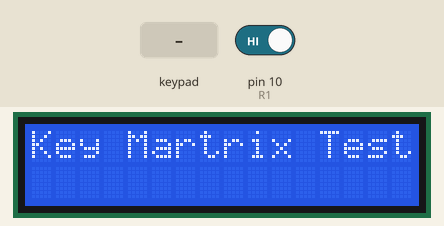
Recording of a sketch running on a simulated Arduino Uno, built with avr-gcc and run on an emulated ATmega328P. Parts: 16×2 character LCD. Wiring (inferred from the names in the program): 4×3 keypad with keys 1 2 3 4 5 6 7 8 9 * 0 # (labels assumed): rows A0, A1, A2, A3; columns pin 11, pin 12, pin 13. The inputs (shaded band) are chosen by the test bench; at power-on: pin 10 (R1) HIGH.

Above: at 2.9 s.
5.5 s: keypad keys 1 2 # pressed 0.4 s apart
At 7.2 s:
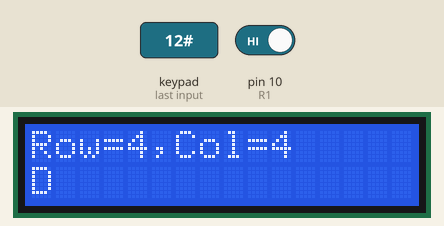
8.2 s: key '3' pressed
At 8.6 s:
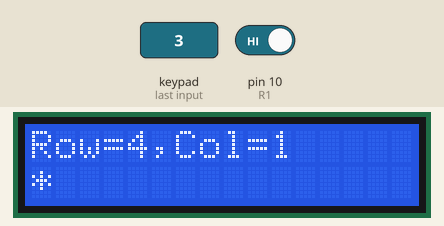
9.7 s: key '9' pressed
At 10.9 s:
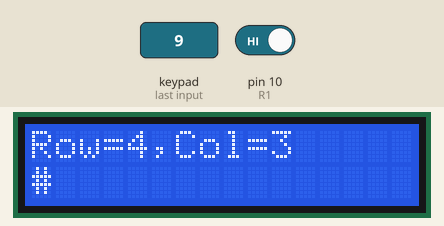
11.2 s: keypad keys 1 2 * pressed 0.4 s apart
At 12.7 s:
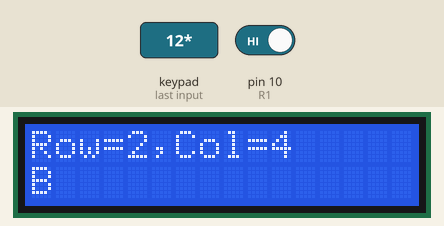
13.9 s: key '0' pressed
At 15.1 s:
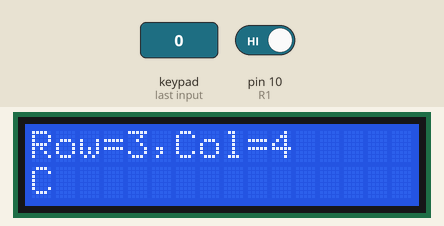
15.4 s: pin 10 (R1) driven LOW
At 16.5 s:
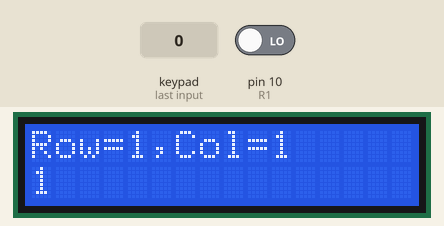
Timing chart, 0 to 17.9 s (numbered marks = the images above; inputs shaded):
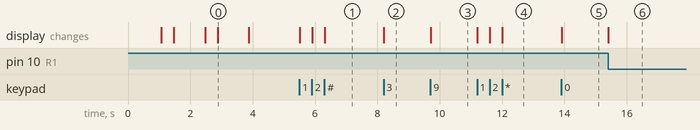

Measured:
- after the input at 5.5 s, the display: first changes at once (image 1 shows a later state)
- after the input at 8.2 s, the display: changes at once (image 2)
- after the input at 9.7 s, the display: changes at once (image 3)
- after the input at 11.2 s, the display: first changes at once (image 4 shows a later state)
- after the input at 13.9 s, the display: changes at once (image 5)
- after the input at 15.4 s, the display: changes at once (image 6)
- what the display in image 0 shows lasts 1.0 s, from 2.9 s to 3.9 s

The sketch:

ANDES_Q4_TEST.ino
```cpp
//Sample using LiquidCrystal library
#include <LiquidCrystal.h>
/*******************************************************
This program will test the LCD panel and the buttons
Mark Bramwell, July 2010
********************************************************/
// select the pins used on the LCD panel
LiquidCrystal lcd(8, 9, 4, 5, 6, 7);
char KeyValue[]={'1','2','3','A','4','5','6','B','7','8','9','C','*','0','#','D'};
byte Row=0, Col=0;
void setup() {
  // put your setup code here, to run once:
  pinMode(10, INPUT); //R1: S1,S2,S3,S4 (1,2,3,A)
  pinMode(11, INPUT_PULLUP); //R2: S5,S6,S7,S8 (4,5,6,B)
  pinMode(12, INPUT_PULLUP); //R3: S9, S10, S11,S12 (7,8,9,C)
  pinMode(13, INPUT_PULLUP); //R4: (*,0,#,D)
  pinMode(A0, OUTPUT); //A1, C1: S1,S5,S9 (1,4,7,*)
  pinMode(A1, OUTPUT); //A2, C2: S2,S6,S10 (2,5,8,0)
  pinMode(A2, OUTPUT); //A3, C3: S3,S7,S11 (3,6,9,#)
  pinMode(A3, OUTPUT); //A4, C4, S4,S8,S12 (*,0, #,D)
  //Pin left to right :R1 R2 R3 R4 C1 C2 C3 C4
  digitalWrite(A0,HIGH);
  digitalWrite(A1,HIGH);
  digitalWrite(A2,HIGH);
  digitalWrite(A3,HIGH);
  lcd.begin(16, 2); // start the library
  lcd.setCursor(0,0);
  for(int i=0; i<3;i++)
  {
   lcd.print("Key Martrix Test");
   delay(1000);
   lcd.clear();
   delay(400);
  }
}

void loop() {
 // put your main code here, to run repeatedly:
 static int keypressedcount=0;
 byte keyindex=0;
 //if key is pressed in the first round scan,
 //then call keyscan() again to check if the key pressed in first round is actually pressed
 if(keyscan()==true)
 {
   keyindex=(Row-1)*4+Col;
   delay(5);
   if ((keyscan()==true) && (keyindex=(Row-1)*4+Col))
   {
     lcd.clear();
     lcd.setCursor(0,0);
     lcd.print("Row=");lcd.print(Row);
     lcd.print(",Col=");lcd.print(Col);
     lcd.setCursor(0,1);
     lcd.print(KeyValue[keyindex-1]);
     digitalWrite(A0,LOW);
     digitalWrite(A1,LOW);
     digitalWrite(A2,LOW);
     digitalWrite(A3,LOW);
     delayMicroseconds(100);
     while( (digitalRead(10)==LOW) || (digitalRead(11)==LOW));
   }
 }
}

bool keyscan( )
{
  Row=0;Col=0;
  bool keypressed = false;
  //scan col1
  digitalWrite(A0, LOW);
  digitalWrite(A1, HIGH);
  digitalWrite(A2, HIGH);
  digitalWrite(A3, HIGH);
  delayMicroseconds(100);
  //Read keys in row.1
  if(digitalRead(10)==LOW)
  {
   digitalWrite(A0, HIGH);
   Col=1;Row=1;
   keypressed = true;
   return(keypressed);
  }
  //Read keys in row.2
  if(digitalRead(11)==LOW)
  {
   digitalWrite(A0, HIGH);
   Col=1;Row=2;
   keypressed = true;
   return(keypressed);
  }
  //Read keys in row.3
  if(digitalRead(12)==LOW)
  {
   digitalWrite(A0, HIGH);
   Col=1;Row=3;
   keypressed = true;
   return(keypressed);
  }
  //Read keys in row.4
  if(digitalRead(13)==LOW)
  {
   digitalWrite(A0, HIGH);
   Col=1;Row=4;
   keypressed = true;
   return(keypressed);
  }
 //scan col 2
  digitalWrite(A0, HIGH);
  digitalWrite(A1, LOW);
  digitalWrite(A2, HIGH);
  digitalWrite(A3, HIGH);
  delayMicroseconds(100);
  //Read keys in row.1
  if(digitalRead(10)==LOW)
  {
   digitalWrite(A1, HIGH);
   Col=2;Row=1;
   keypressed = true;
   return(keypressed);
  }
  //Read keys in row.2
  if(digitalRead(11)==LOW)
  {
   digitalWrite(A1, HIGH);
   Col=2;Row=2;
   keypressed = true;
   return(keypressed);
  }
  //Read keys in row.3
  if(digitalRead(12)==LOW)
  {
   digitalWrite(A1, HIGH);
   Col=2;Row=3;
   keypressed = true;
   return(keypressed);
  }
  //Read keys in row.4
  if(digitalRead(13)==LOW)
  {
   digitalWrite(A1, HIGH);
   Col=2;Row=4;
   keypressed = true;
   return(keypressed);
  }
 //scan col 3
  digitalWrite(A0, HIGH);
  digitalWrite(A1, HIGH);
  digitalWrite(A2, LOW);
  digitalWrite(A3, HIGH);
  delayMicroseconds(100);
  //Read keys in row.1
  if(digitalRead(10)==LOW)
  {
   digitalWrite(A2, HIGH);
   Col=3;Row=1;
   keypressed = true;
   return(keypressed);
  }
  //Read keys in row.2
  if(digitalRead(11)==LOW)
  {
   digitalWrite(A2, HIGH);
   Col=3;Row=2;
   keypressed = true;
   return(keypressed);
  }
  //Read keys in row.3
  if(digitalRead(12)==LOW)
  {
   digitalWrite(A2, HIGH);
   Col=3;Row=3;
   keypressed = true;
   return(keypressed);
  }
  //Read keys in row.4
  if(digitalRead(13)==LOW)
  {
   digitalWrite(A2, HIGH);
   Col=3;Row=4;
   keypressed = true;
   return(keypressed);
  }

 //scan col 4
  digitalWrite(A0, HIGH);
  digitalWrite(A1, HIGH);
  digitalWrite(A2, HIGH);
  digitalWrite(A3, LOW);
  delayMicroseconds(100);
  //Read keys in row.1
  if(digitalRead(10)==LOW)
  {
   digitalWrite(A3, HIGH);
   Col=4;Row=1;
   keypressed = true;
   return(keypressed);
  }
  //Read keys in row.2
  if(digitalRead(11)==LOW)
  {
   digitalWrite(A3, HIGH);
   Col=4;Row=2;
   keypressed = true;
   return(keypressed);
  }
  //Read keys in row.3
  if(digitalRead(12)==LOW)
  {
   digitalWrite(A3, HIGH);
   Col=4;Row=3;
   keypressed = true;
   return(keypressed);
  }
  //Read keys in row.4
  if(digitalRead(13)==LOW)
  {
   digitalWrite(A3, HIGH);
   Col=4;Row=4;
   keypressed = true;
   return(keypressed);
  }
 return(false);
}
```
